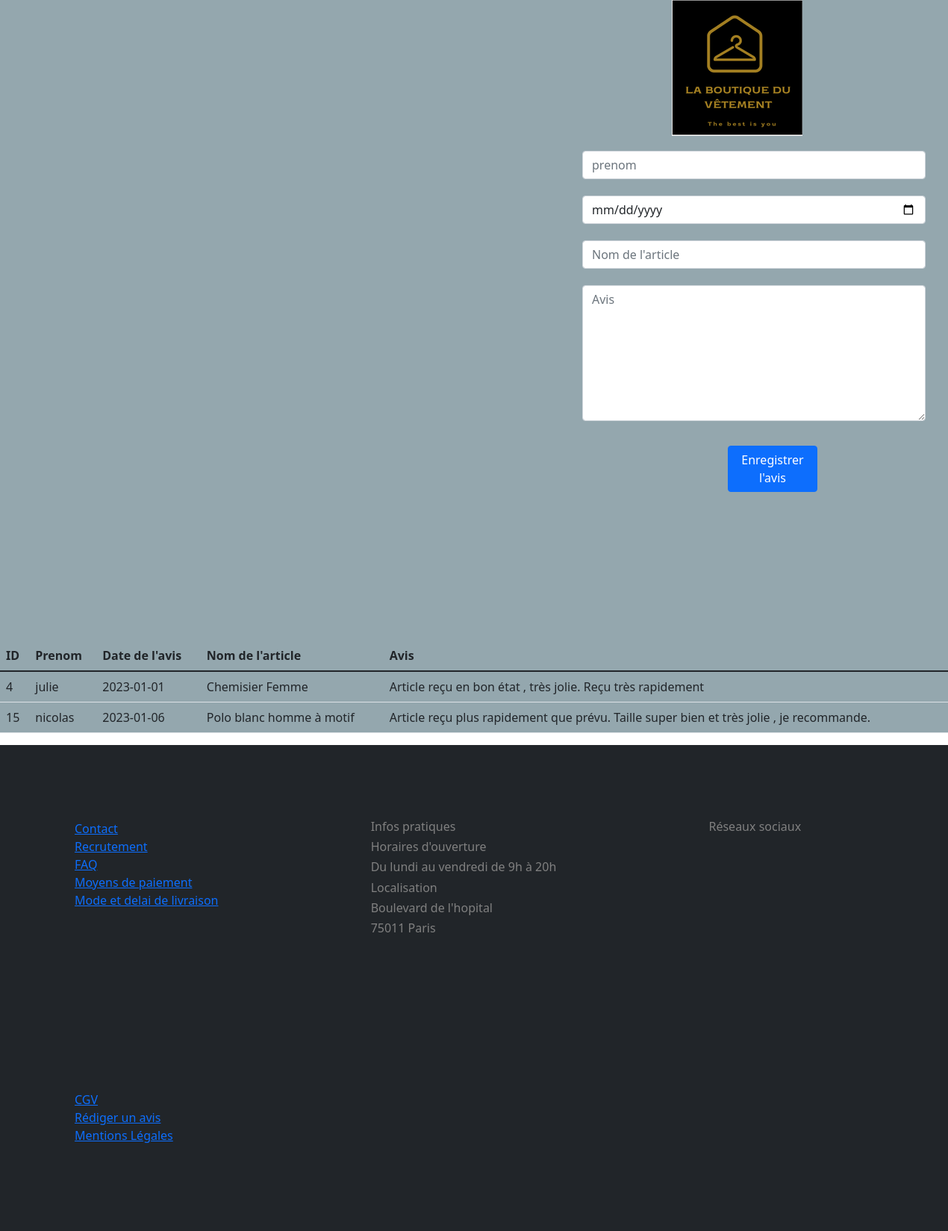
The app's page /avis.php with its own data.
### tables this page shows
CREATE TABLE `avis` (
  `id_avis` int(11) NOT NULL,
  `prenom` varchar(20) NOT NULL,
  `date_avis` date NOT NULL,
  `nom_article` varchar(100) NOT NULL,
  `avis` text NOT NULL
);

### avis.php (the view, shortened to what this page needs)
<?php
$bdd = new PDO('mysql:host=localhost;dbname=projet', 'root', '', array(PDO::ATTR_ERRMODE=>PDO::ERRMODE_EXCEPTION));
?>
<!DOCTYPE html>
<html lang="en">
<head>
    <link rel="stylesheet" href="assets\avis.css" />
    <link rel="stylesheet" href="assets\bootstrap.css" />
</head>
<body>
<section>
<a href="accueil.php">
<img src="img\logo.png" alt="" class="logo"/>
</a>
<form action="avis.php" method="POST">
<div class="texte1">
<div class="texte2">
            <div class="form-group">
              <input
                type="text"
                class="form-control"
                id=""
                placeholder="prenom"
                name="prenom"
              />
            </div>
          <div class="texte2">
            <div class="form-group">
              <input
                type="date"
                class="form-control"
                id=""
                placeholder=""
                name="date_avis"
              />
            </div>
            <div class="form-group">
              <input
                type="text"
                class="form-control"
                id=""
                placeholder="Nom de l'article"
                name="nom_article"
              />
            </div>
            <div id="message">
            <div class="form-group">
              <textarea
                class="form-control"
                id="avis"
                rows="7"
                name="avis"
                placeholder="Avis"
              ></textarea>
            </div>
            <div class="button">
          <button type="submit" class="btn btn-primary" value="enregistrer" name="enregistrer">Enregistrer l'avis</button>
        </div>
        </form>
 <br>
    <table class="table">
        <thead>
            <tr>
                <th>ID</th>
                <th>Prenom</th>
                <th>Date de l'avis</th>
                <th>Nom de l'article</th>
                <th>Avis</th>
           </tr>
        </thead>
        <tbody>
            <?php
            $sql = "SELECT * FROM avis";
            $result = $bdd->query($sql);
            while($row = $result->fetch()){
                echo "<tr>
                <td>" .$row["id_avis"] . "</td>
                <td>" .$row["prenom"]."</td>
                <td>" .$row["date_avis"]."</td>
                <td>" .$row["nom_article"]."</td>
                <td>" .$row["avis"]."</td>
            </tr>";
            }
            ?>
        </tbody>
    </table>
  </section>
<footer>
<div id="colonne1">
  <ul>
    <li>
      <a href="contact.html">Contact</a>
    </li>
    <li>
      <a href="">Recrutement</a>
    </li>
  <li>
      <a href="">FAQ</a>
    </li>
  <li>
      <a href="">Moyens de paiement</a>
    </li>
  <li>
      <a href="">Mode et delai de livraison</a>
    </li>
  </ul>
</div>
<div id="colonne2">
<h6>Infos pratiques</h6>
<h6>Horaires d'ouverture</h6>
<h6>Du lundi au vendredi de 9h à 20h</h6>
<h6>Localisation</h6>
<h6>Boulevard de l'hopital</h6>
<h6>75011 Paris</h6>
</div>
<div id="colonne3">
  <h6>Réseaux sociaux</h6>
</div>
<div id="colonne4">
  <ul>
    <li>
      <a href="">CGV</a>
    </li>
    <li>
      <a href="">Rédiger un avis</a>
    </li>
    <li>
      <a href="">Mentions Légales</a>
    </li>
  </ul>
</div>
</footer>
</body>
</html>

### assets/avis.css (style rules this page uses)
.logo { margin-left: 900px; }
.form-group { margin-left: 760px; width: 500px; height: 60px; padding: 20px; }
.button { margin-left: 800px; padding: 175px; }
#colonne1, #colonne2, #colonne3, #colonne4 { display: inline-block; vertical-align: top; padding: 100px; color: grey; }
section { background-color: #94A7AE; }
footer ul { padding-inline-start: 0; list-style-type: none; }
footer { background-color: #212529 }

### records on screen
avis: id_avis "4", prenom "julie", date_avis "2023-01-01", nom_article "Chemisier Femme", avis "Article reçu en bon état , très jolie. Reçu très rapidement"
avis: id_avis "15", prenom "nicolas", date_avis "2023-01-06", nom_article "Polo blanc homme à motif", avis "Article reçu plus rapidement que prévu. Taille super bien et très jolie , je recommande."
